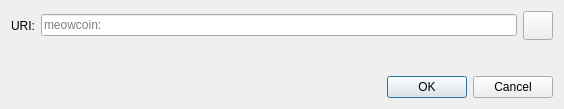
<?xml version="1.0" encoding="UTF-8"?>
<ui version="4.0">
 <class>OpenURIDialog</class>
 <widget class="QDialog" name="OpenURIDialog">
  <property name="geometry">
   <rect>
    <x>0</x>
    <y>0</y>
    <width>564</width>
    <height>109</height>
   </rect>
  </property>
  <property name="windowTitle">
   <string>Open meowcoin URI</string>
  </property>
  <layout class="QVBoxLayout" name="verticalLayout">
   <item>
    <layout class="QHBoxLayout" name="horizontalLayout">
     <item>
      <widget class="QLabel" name="label">
       <property name="text">
        <string>URI:</string>
       </property>
      </widget>
     </item>
     <item>
      <widget class="QValidatedLineEdit" name="uriEdit">
       <property name="placeholderText">
        <string notr="true">meowcoin:</string>
       </property>
      </widget>
     </item>
     <item>
      <widget class="QToolButton" name="pasteButton">
       <property name="toolTip">
        <string extracomment="Tooltip text for button that allows you to paste an address that is in your clipboard.">Paste address from clipboard</string>
       </property>
       <property name="text">
        <string/>
       </property>
       <property name="icon">
        <iconset resource="../meowcoin.qrc">
         <normaloff>:/icons/editpaste</normaloff>:/icons/editpaste
        </iconset>
       </property>
       <property name="iconSize">
        <size>
         <width>22</width>
         <height>22</height>
        </size>
       </property>
      </widget>
     </item>
    </layout>
   </item>
   <item>
    <spacer name="verticalSpacer">
     <property name="orientation">
      <enum>Qt::Vertical</enum>
     </property>
     <property name="sizeHint" stdset="0">
      <size>
       <width>20</width>
       <height>40</height>
      </size>
     </property>
    </spacer>
   </item>
   <item>
    <widget class="QDialogButtonBox" name="buttonBox">
     <property name="orientation">
      <enum>Qt::Horizontal</enum>
     </property>
     <property name="standardButtons">
      <set>QDialogButtonBox::Cancel|QDialogButtonBox::Ok</set>
     </property>
    </widget>
   </item>
  </layout>
 </widget>
 <customwidgets>
  <customwidget>
   <class>QValidatedLineEdit</class>
   <extends>QLineEdit</extends>
   <header>qt/qvalidatedlineedit.h</header>
  </customwidget>
 </customwidgets>
 <resources/>
 <connections>
  <connection>
   <sender>buttonBox</sender>
   <signal>accepted()</signal>
   <receiver>OpenURIDialog</receiver>
   <slot>accept()</slot>
   <hints>
    <hint type="sourcelabel">
     <x>248</x>
     <y>254</y>
    </hint>
    <hint type="destinationlabel">
     <x>157</x>
     <y>274</y>
    </hint>
   </hints>
  </connection>
  <connection>
   <sender>buttonBox</sender>
   <signal>rejected()</signal>
   <receiver>OpenURIDialog</receiver>
   <slot>reject()</slot>
   <hints>
    <hint type="sourcelabel">
     <x>316</x>
     <y>260</y>
    </hint>
    <hint type="destinationlabel">
     <x>286</x>
     <y>274</y>
    </hint>
   </hints>
  </connection>
 </connections>
</ui>
